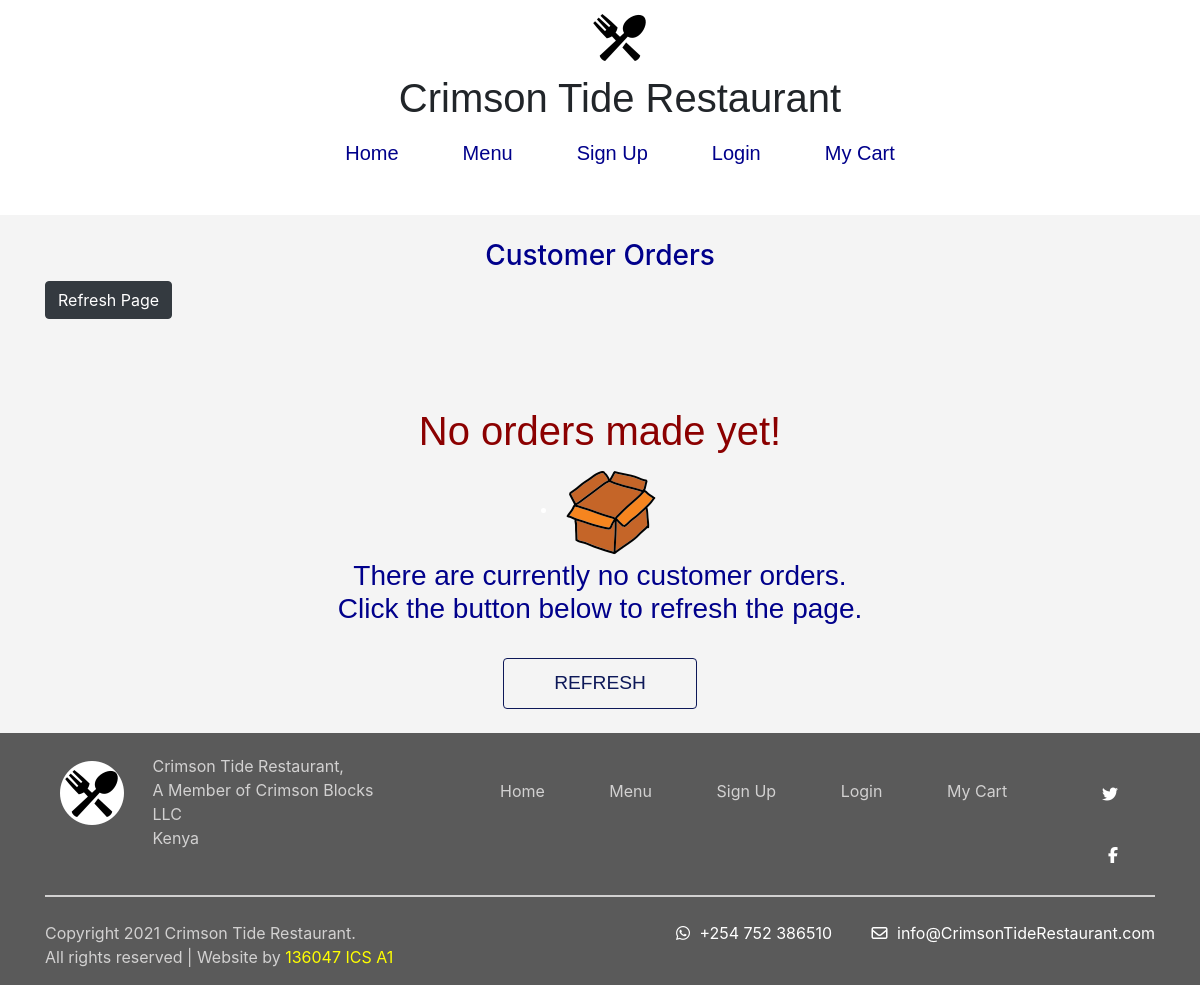
Before: /hq/hqIndex.php with the older database file.
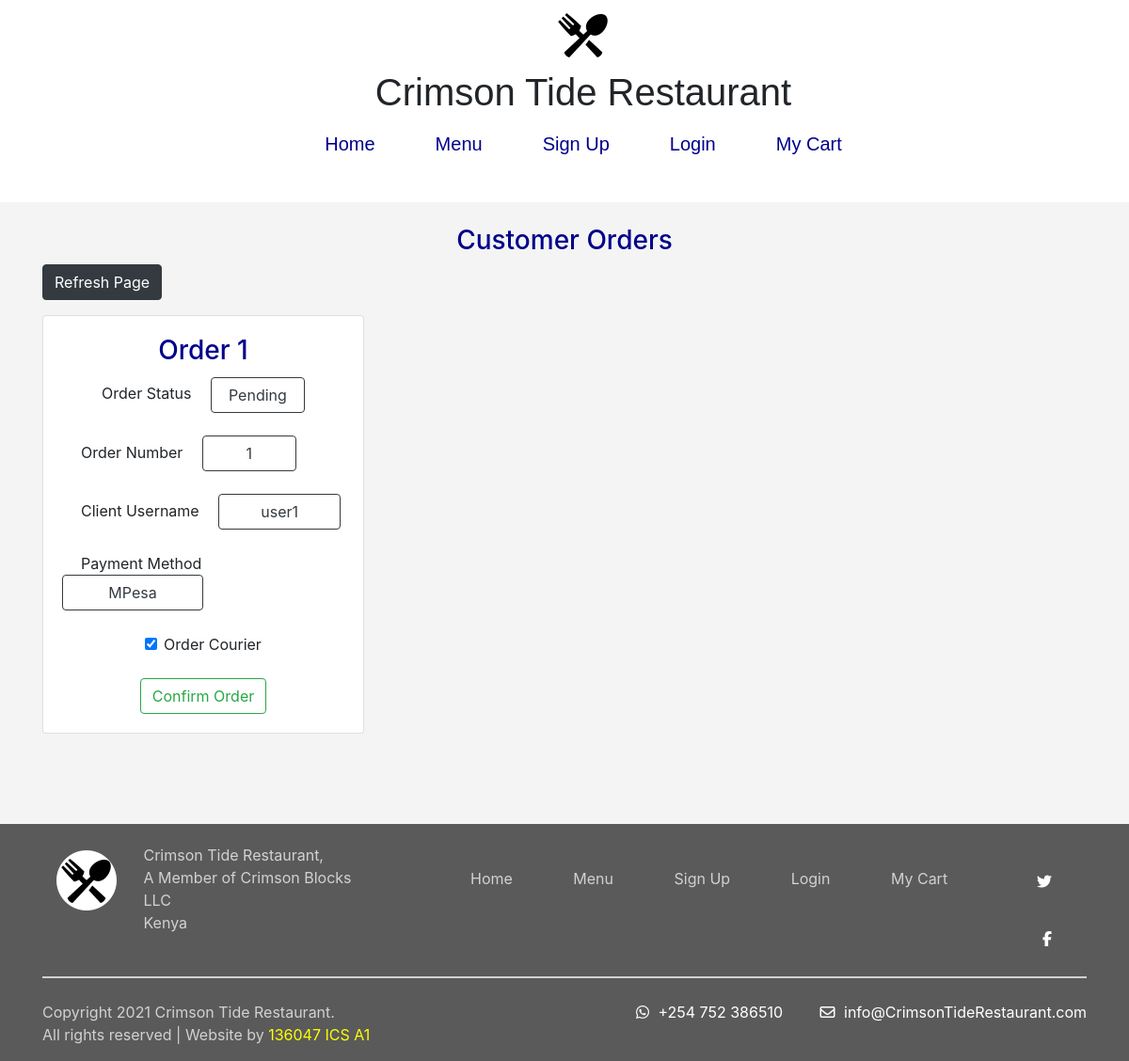
After: the same page with the newer database file.
### tables this page shows
CREATE TABLE `client_order` (
  `ClientOrderNo` int(8) NOT NULL,
  `ClientUsername` varchar(255) NOT NULL,
  `CrimsonEmployeeID` int(8) DEFAULT NULL,
  `PaymentMethod` varchar(25) DEFAULT NULL,
  `Status` varchar(25) DEFAULT NULL
);

### hq/fetchOrders.php (the view, shortened to what this page needs)
<form action="processFetchOrders.php" method="post" enctype="multipart/form-data">
    <div class="container">
      <p class="font-weight-bold px-1 py-1">
        <h3 class="text-center" id="blue-text">Customer Orders</h3>
      <a class="btn btn-dark" href="hqIndex.php" role="button">Refresh Page</a>
      </p>
      <div class="card-deck">
<?php
$databaseHost = 'localhost';
$databaseName = 'crimson_tide_restaurant';
$databaseUsername = 'root';
$databasePassword = '';
$cser = mysqli_connect($databaseHost, $databaseUsername, $databasePassword, $databaseName);
$result = mysqli_query($cser, "SELECT * FROM client_order");
$rows = 0;
while($res = mysqli_fetch_array($result)) {
	$orderNo = $res['ClientOrderNo'];
	$clientUsername = $res['ClientUsername'];
	$PaymentMethod = $res['PaymentMethod'];
    $rows++;
    $staticOrderNumber = "staticOrderNo".$rows;
    $staticOrderName = "staticOrder".$rows;
    $staticUsername = "staticUsername".$rows;
    $staticUsernameLabel = "staticUsernameLabel".$rows;
    $staticPaymentMethod = "staticPaymentMethod".$rows;
    $staticPaymentMethodLabel = "staticPaymentMethodLabel".$rows;
    $confirmOrderBtn = "ConfirmOrderBtn".$rows;
    $status = $res['Status'];
    ?>
  <div class="card" style="max-width: 30%;">
	  <div class="card-body">
	    <h3 class="card-title text-center" id="blue-text">Order <?php echo $rows; ?></h3>
	  	<div class="text-center">
        <text>Order Status&emsp;</text>
      <input readonly type="text" style="max-width: 100px;" class="btn btn-outline-dark" value="<?php echo $status; ?>"></input><br><br>
      </div>
      <div class="form-check d-inline">
		    <text>Order Number&emsp;</text>
		    <input id="<?php echo $staticOrderNumber;?>" readonly type="text" style="max-width: 100px;" class="btn btn-outline-dark" name="<?php echo $staticOrderName;?>" value="<?php echo $orderNo; ?>"></input>
			</div>
		<br><br>
		<div class="form-check d-inline">
		    <text>Client Username&emsp;</text>
		    <input id="<?php echo $staticUsername;?>" readonly type="text" style="max-width: 130px;" class="btn btn-outline-dark" name="<?php echo $staticUsernameLabel;?>" value="<?php echo $clientUsername; ?>"></input>
			</div>
		<br><br>
		<div class="form-check d-inline">
		    <text>Payment Method</text>
		    <input id="<?php echo $staticPaymentMethod;?>" readonly type="text" style="max-width: 150px;" class="btn btn-outline-dark" name="<?php echo $staticPaymentMethodLabel;?>" value="<?php echo $PaymentMethod; ?>"></input>
			</div>
		<br><br>
    <div class="form-check text-center">
        <input class="form-check-input" type="checkbox" value="" id="flexCheckChecked1" checked>
        <label class="form-check-label" for="flexCheckChecked1">
          Order Courier
        </label>
      </div><br>
	      <div class="text-center">
          <input class="btn btn-outline-success text-center" type="submit" name="<?php echo $confirmOrderBtn; ?>" role="button" value="Confirm Order"></input>
	      </div>
	    </div>
	  </div>
	</div><br>
      <?php
    }
?>
    </div><br>
      <br><br>
    </div>
  <?php
 if ($rows === 0) {
  ?>
  <div class="container text-center">
    <div id="jumbotron-call">
      <h1 class="display-5" id="red-text">No orders made yet!</h1>
      <span id="navItems">
        <li><img src="../images/icons/emptyBox.png" alt="Crimson Logo"></li>
      </span>
      <h3 id="blue-text">There are currently no customer orders. <br>Click the button below to refresh the page.</h3>
      <a class="btn btn-outline text-center" href="hqIndex.php" role="button" id="place-order-btn">
        <big>REFRESH</big>
      </a>
    </div><br>
  </div>
  <?php
}
?>
</form>

Changed rows visible on the page:
added client_order: Status "Pending", ClientOrderNo "1", ClientUsername "user1", PaymentMethod "MPesa"
Other visible differences:
text no longer shown: "No orders made yet! There are currently no customer orders. Click the button below to refresh the page. REFRESH"
